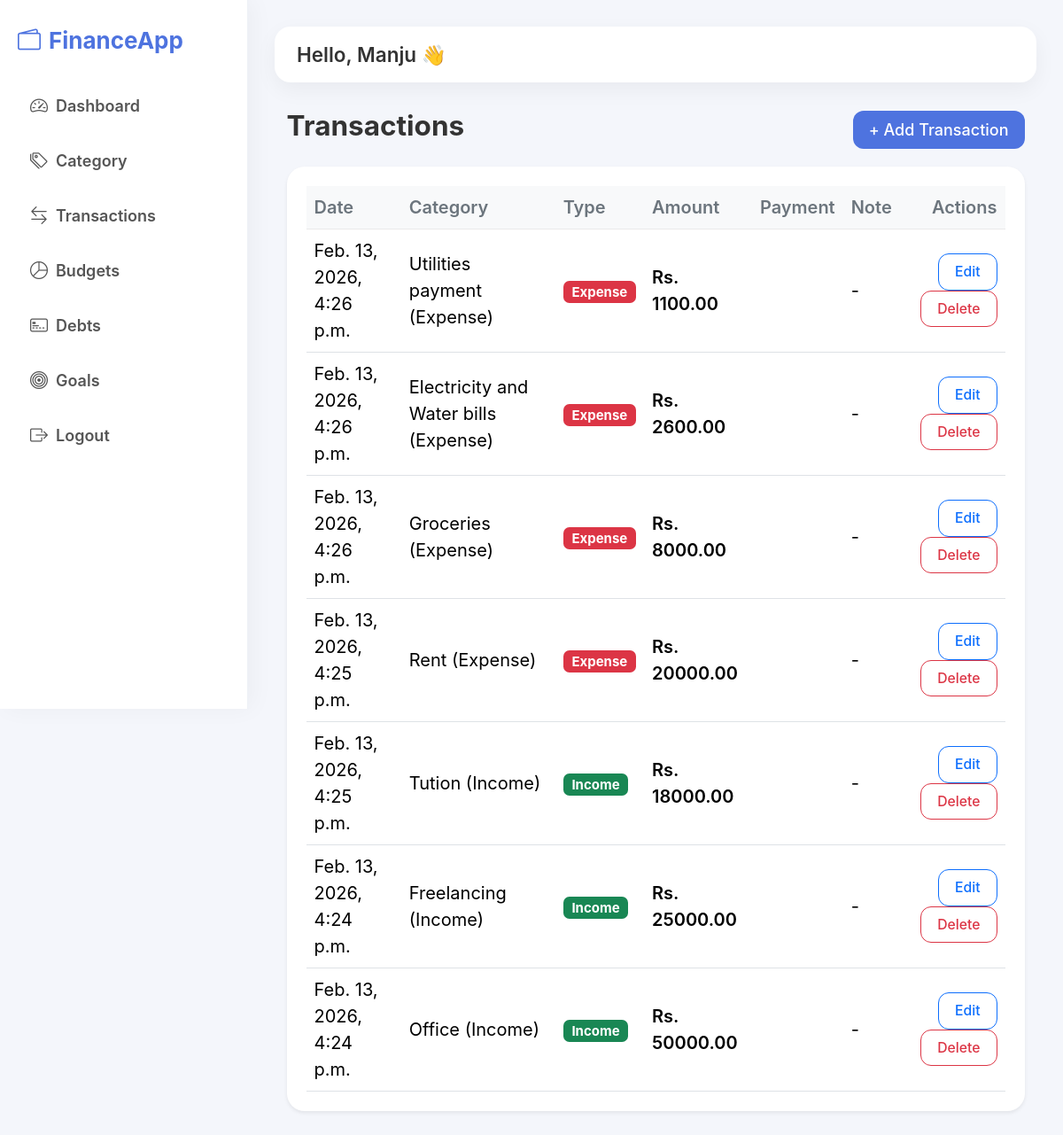
The page /transactions/ (signed in) on the database as committed earlier.
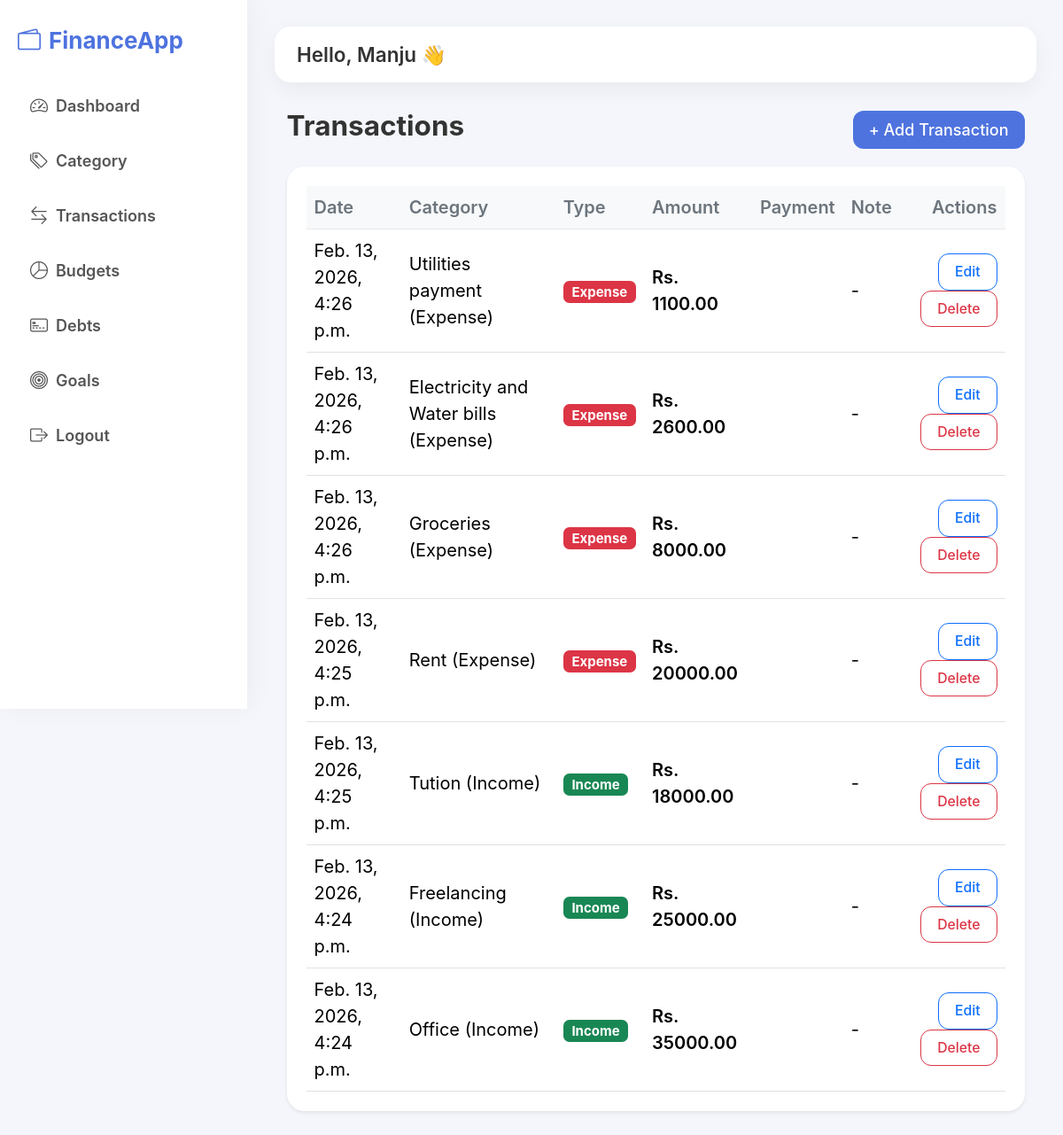
The same page on the database as committed later.
### fintrack_app/models.py (models this page shows, shortened)
class TimeStampModel(models.Model):
    created_at = models.DateTimeField(auto_now_add=True)
    updated_at = models.DateTimeField(auto_now=True)
    class Meta:
        abstract = True

class Transaction(TimeStampModel):
    TRANSACTION_TYPE = (
        ("income", "Income"),
        ("expense", "Expense"),
    )
    user = models.ForeignKey(User, on_delete=models.CASCADE)
    category = models.ForeignKey(Category, on_delete=models.SET_NULL, null=True)
    transaction_type = models.CharField(max_length=10, choices=TRANSACTION_TYPE)
    amount = models.DecimalField(max_digits=12, decimal_places=2, validators=[MinValueValidator(0.01)])
    date = models.DateTimeField(auto_now_add=True)
    note = models.TextField(blank=True)
    class Meta:
        ordering = ["-date"]

class Category(TimeStampModel):
    CATEGORY_TYPE = (
        ("income", "Income"),
        ("expense", "Expense"),
    )
    user = models.ForeignKey(User, on_delete=models.CASCADE)
    name = models.CharField(max_length=50)
    category_type = models.CharField(max_length=10, choices=CATEGORY_TYPE)
    def __str__(self):
        return f"{self.name} ({self.get_category_type_display()})"

### fintrack_app/views.py (the view)
# urls.py: path('transactions/', views.TransactionListView.as_view(), name='transaction-list'),
class TransactionListView(UserQuerysetMixin, ListView):
    model = Transaction
    template_name = 'fintrack_app/transaction/transaction_list.html'
    context_object_name = 'transactions'

### fintrack_app/views.py (called while the page is built)
    def get_queryset(self):
        return self.model.objects.filter(user=self.request.user)

### templates/fintrack_app/transaction/transaction_list.html
{% extends "fintrack_app/base.html" %}
{% block content %}
<div class="container mt-4">
    <div class="d-flex justify-content-between align-items-center mb-3">
        <h3 class="fw-bold">Transactions</h3>
        <a href="{% url 'transaction-add' %}" class="btn btn-primary">
            + Add Transaction
        </a>
    </div>
    <div class="card shadow-sm">
        <div class="card-body p-0">
            {% if transactions %}
            <table class="table table-hover mb-0">
                <thead class="table-light">
                    <tr>
                        <th>Date</th>
                        <th>Category</th>
                        <th>Type</th>
                        <th>Amount</th>
                        <th>Payment</th>
                        <th>Note</th>
                        <th class="text-end">Actions</th>
                    </tr>
                </thead>
                <tbody>
                    {% for transaction in transactions %}
                    <tr>
                        <td>{{ transaction.date }}</td>
                        <td>{{ transaction.category }}</td>
                        <td>
                            {% if transaction.transaction_type == "income" %}
                                <span class="badge bg-success">Income</span>
                            {% else %}
                                <span class="badge bg-danger">Expense</span>
                            {% endif %}
                        </td>
                        <td class="fw-semibold">
                            Rs. {{ transaction.amount }}
                        </td>
                        <td>{{ transaction.payment_source|title }}</td>
                        <td>{{ transaction.note|default:"-" }}</td>
                        <td class="text-end">
                            <a href="{% url 'transaction-edit' transaction.pk %}"
                               class="btn btn-sm btn-outline-primary">
                                Edit
                            </a>
                            <a href="{% url 'transaction-delete' transaction.pk %}"
                               class="btn btn-sm btn-outline-danger">
                                Delete
                            </a>
                        </td>
                    </tr>
                    {% endfor %}
                </tbody>
            </table>
            {% else %}
                <div class="p-4 text-center text-muted">
                    No transactions yet.
                </div>
            {% endif %}
        </div>
    </div>
</div>
{% endblock %}

Rows that differ between the two databases and show on the page:
changed Transaction "Office (Income)": amount "50000.00" → "35000.00"
